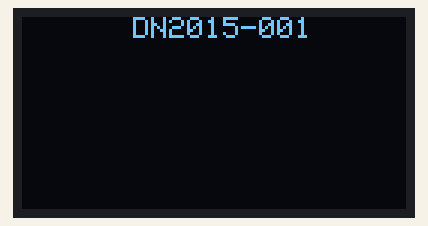
The sketch below on a simulated Arduino Uno, built with avr-gcc and run on an emulated ATmega328P. Shown: 128×64 one-colour display. Wiring (inferred from the names in the program): SSD1306 OLED at I2C address 0x3C.

Above: at 1.1 s.
At 3.1 s:
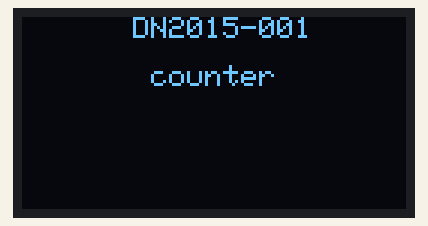
At 11.1 s:
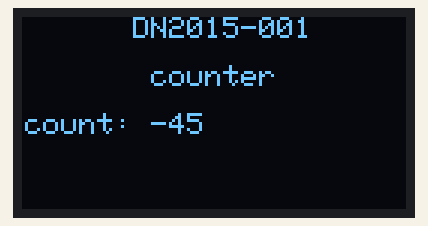
At 20.2 s:
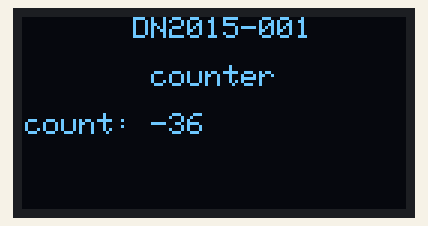
At 29.2 s:
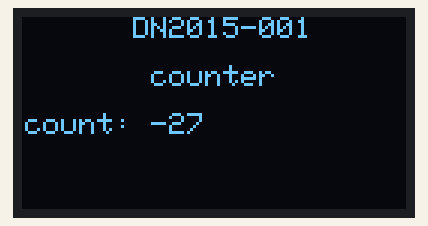
At 38.2 s:
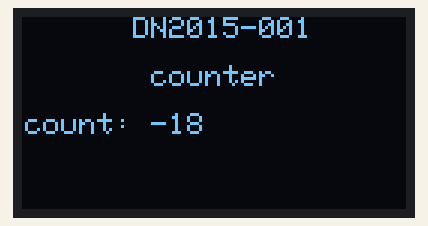

The sketch:

counter.ino
```cpp
// counter.ino - An arduino sketch that writes a count to an i2c oled display.
/*
  Copyright (C) 2016  Matthew Tunstall

  This program is free software: you can redistribute it and/or modify
  it under the terms of the GNU General Public License as published by
  the Free Software Foundation, either version 3 of the License, or
  (at your option) any later version.

  This program is distributed in the hope that it will be useful,
  but WITHOUT ANY WARRANTY; without even the implied warranty of
  MERCHANTABILITY or FITNESS FOR A PARTICULAR PURPOSE.  See the
  GNU General Public License for more details.

  You should have received a copy of the GNU General Public License
  along with this program.  If not, see <http://www.gnu.org/licenses/>.
*/
/*
    Development Notes
    -----------------
    The OLED display is 128x64 pixels and uses a SSD1306 driver
    The OLED module I2C Address (7bit) is 0x3C or 0x3D
*/
// Signal to Screen Buffers to use AVR_PROGMEM versions
#define AVR_PROGMEM
#define OLED_ADDR 0x3C      // Address of I2C OLED Display
#include <string.h>
#include <avr/pgmspace.h>   // AVR PROGMEM Library
#include <Wire.h>           // Arduino Serial & I2C library
#include <stdint.h>         // Enable fixed width integers.
#include "ssd1306.h"        // SSD1306 Library
// Screen Buffers
#include "ascii_buffer.h"        // Include ASCII Chars & Symbols buffer
#include "rodent_buffer.h"       // Include rodent image buffer
#include "test_pattern_buffer.h" // Include test_pattern buffer

void count();

// ---------------------------------------------------------------------
// PROGMEM Strings/Buffers
// -----------------------
// "Hello World!"
//const uint8_t databuffer[12] PROGMEM = {0x48, 0x65, 0x6C, 0x6C, 0x6F, 0x20, 0x57, 0x6F, 0x72, 0x6C, 0x64, 0x21};
// Project Reference: "DN2015-001" // String Method #1 (HEX)
const uint8_t proj_ref[10] PROGMEM = {0x44, 0x4E, 0x32, 0x30, 0x31, 0x35, 0x2D, 0x30, 0x30, 0x31};
// Project Name: "counter" // String Method #2 (ASCII)
const uint8_t proj_name[] PROGMEM = "counter";
// Empty Count Buffer
const uint8_t empty_buffer[6] PROGMEM = {0x00, 0x00, 0x00, 0x00, 0x00, 0x00};
// ---------------------------------------------------------------------
class I2C {
    // Specific to Atmega328p, makes use of the Arduino Wire Library.
    // DEV NOTE: The code within each class function will need to be
    //           changed depending on hardware.
    public:
        I2C(){} // Constructor
        ~I2C(){} // Destructor
        void begin(){ Wire.begin(); }
        void beginTransmission(uint8_t addr){ Wire.beginTransmission(addr); }
        void write(uint8_t byte){ Wire.write(byte); }
        void endTransmission(){ Wire.endTransmission(); }
        void busfreq(uint8_t TWBRbyte){TWBR = TWBRbyte;};
};
// ---------------------------------------------------------------------
SSD1306<I2C> OLED(OLED_ADDR); // Pass I2C Class into SSD1306 Class Template
// ---------------------------------------------------------------------
void setup() {
    OLED.init();                        // Join I2C Bus as Master
    OLED.init_bus(12);                  // Set I2C to 400KHz mode
    OLED.disp_setup();         // Setup Display
}

void loop(){

    // Start by clearing the display bufffer, solves any startup corruption.
    OLED.clear_buffer();
    // Set initial cursor position
    OLED.setCursor(0,36);
    delay(1000);
    // Write Project Reference to display
    OLED.PROGMEMwriteLine(proj_ref,10,ascii_buffer);
    delay(2000);

    // Move cursor position & write project name
    OLED.setCursor(2,42);
    OLED.PROGMEMwriteLine(proj_name,7,ascii_buffer);
    delay(3000);

    // Move cursor to count line
    OLED.setCursor(4,0);
    // The count is indicated by 'count' being displayed on the screen.
    // This reuses the first 5 chars of the project name, hopefully saving some space.
    // Should the project name change a string for "Count" would need to be defined.
    OLED.PROGMEMwriteLine(proj_name,5,ascii_buffer);
    // Set the position that the count value will be written.
    //OLED.setCursor(4, 42);
    // DEV NOTE:    The count will need to be rewritten when it is updated.
    //              Changing the column/row write limits would prevent the count
    //              overwriting other parts of the screen.
    //OLED.writeLine(proj_name,5,ascii_buffer); // TODO:Replace with count value.
    OLED.writeChar(0x3a,ascii_buffer);
    count();
    delay(1000);


}

void count(){
    // Count up and display count on screen
    uint8_t count_buffer[6]; // TODO: Adjust later to handle bigger count.

    for (int8_t i = -50; i<101; i++){
        // Clear count_buffer
        // DevNote: buffers should be same size. Ensure bytes moved do not exceed buffer size.
        memmove(count_buffer,empty_buffer,6);
        // Set count write position
        OLED.setCursor(4,42);
        // Write the cleared count_buffer (erase previous count)
        OLED.PROGMEMwriteLine(empty_buffer,6,ascii_buffer);
        // Reset count write position
        OLED.setCursor(4,42);
        // Convert integer to string (decimal)
        itoa(i,count_buffer,10); // Store i in count buffer as decimal.
        // Write the count to screen
        OLED.writeLine(count_buffer,6,ascii_buffer);
        delay(1000);
        }


}
```

Measured:
- what the display in image 0 shows lasts 2.0 s, from 1.0 s to 3.0 s
- what the display in image 1 shows lasts 3.1 s, from 3.0 s to 6.1 s
- what the display in image 2 shows lasts 1.0 s, from 11.1 s to 12.1 s
